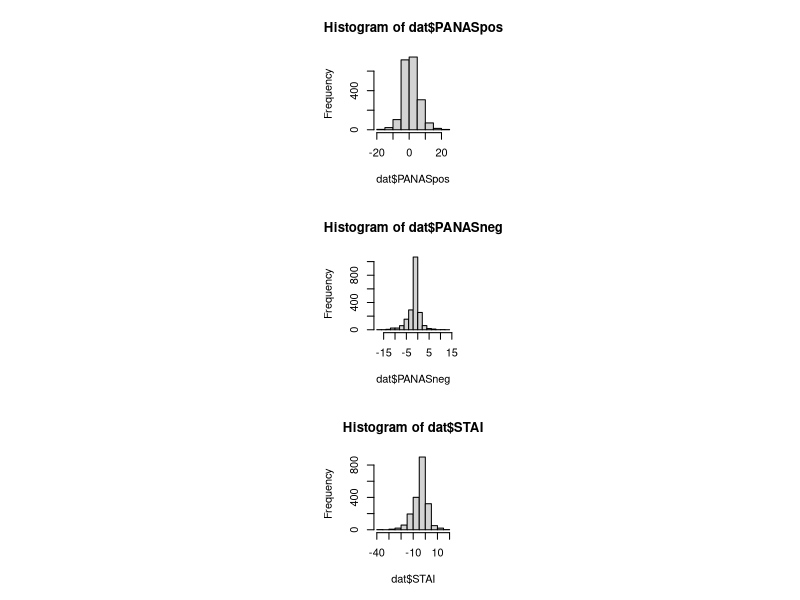
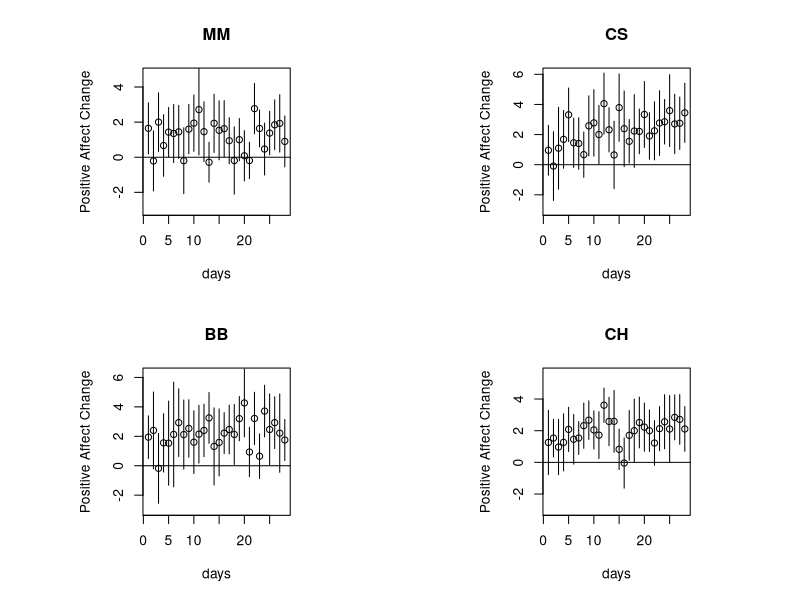

The R source for these figures, in order:
## ---- chunk 1
knitr::opts_chunk$set(echo = TRUE)
## ---- chunk 2
dat<-read.csv("BWPilot_CombinedData_20210803_fordryad_addvars_cleaned_noround2_v3.csv",sep=";",na.strings=".")
## ---- chunk 3
colnames(dat)

dat<-dat[,1:9]
## ---- chunk 4
colnames(dat)<-c("subj","days","exercise","PrePANASPos","PrePANASNeg","PostPANASPos","PostPANASNeg","PreSTAI","PostSTAI")
## ---- chunk 5
dat<-subset(dat,days>0 & days<29)
## ---- chunk 6
length(unique(dat$subj))
## ---- chunk 7
dat$exercise<-factor(dat$exercise)
## ---- chunk 8
dat$exercise<-factor(dat$exercise,
                     levels=c("Mindful Meditation",
                              "Box Breathing",
                              "Slow Breathing",
                              "Super Oxygenation"))

dat$cond<-ifelse(dat$exercise=="Mindful Meditation",
                 "MM",
       ifelse(dat$exercise=="Box Breathing",
              "BB",
              ifelse(dat$exercise=="Slow Breathing",
                     "CS",
                     ifelse(dat$exercise=="Super Oxygenation",
                            "CH",NA))))
## ---- chunk 9
dat$cond<-factor(dat$cond,levels=c("MM","CS","BB","CH"))
contrasts(dat$cond)
## ---- chunk 10
## create dependent variables:
dat$PANASpos<-dat$PostPANASPos-dat$PrePANASPos
dat$PANASneg<-dat$PostPANASNeg-dat$PrePANASNeg
dat$STAI <- dat$PostSTAI-dat$PreSTAI
## ---- chunk 11
op<-par(mfrow=c(3,1),pty="s")
hist(dat$PANASpos)
hist(dat$PANASneg)
hist(dat$STAI)
## ---- chunk 12
xtabs(~subj+cond,dat)
## ---- chunk 13
xtabs(~subj+days,dat)
## ---- chunk 14
library(lme4)
m<-lmer(PANASpos~cond*days + (1|subj),data = dat)
summary(m)          
## ---- chunk 15
op<-par(mfrow=c(2,2),pty="s")

conditions<-levels(dat$cond)

for(j in 1:length(conditions)){
dat_agg<-with(subset(dat,cond==conditions[j]),
              tapply(PANASpos,days,mean,na.rm=TRUE))

dat_agg_SD<-with(subset(dat,cond==conditions[j]),
                 tapply(PANASpos,days,sd,na.rm=TRUE))

lengths<-rep(NA,28)
for(i in 1:28){
lengths[i]<-dim(subset(dat,cond==conditions[j] & days == i))
}

SE<-dat_agg_SD/sqrt(lengths)

datframe<-data.frame(y=dat_agg,
                     x=1:28,
                     lower=dat_agg-2*SE,
                     upper=dat_agg+2*SE)

plot(datframe$x,datframe$y,ylim=c(-3,max(datframe$y)+2),
     xlab="days",
     ylab="Positive Affect Change",
     main=conditions[j])
with(datframe,
arrows(x0=x,y0=lower,x1=x,y1=upper,angle=90,
       length=0)
)
abline(h=0)
Sys.sleep(2)
}
## ---- chunk 16
## design analysis
## sample sizes in each group:
nMM<-length(unique(subset(dat,cond=="MM")$subj))
nCS<-length(unique(subset(dat,cond=="CS")$subj))

## effect size:
d<-2.751
## confidence intervals:
upper<-4.887
lower<-0.615
## figure out SE:
SE<-(upper-lower)/4
## ---- chunk 17
## assume identical SEs in each group and compute std dev from it:
stddev<-sqrt(SE^2*nMM + SE^2*nCS)
## ---- chunk 18
## carry out power test using reported mean effect:
power.t.test(d=d,sd=stddev,type="two.sample",alternative="two.sided",
             power=0.80,
             strict=TRUE)
## carry out power test using lower bound of reported mean effect:
power.t.test(d=lower,sd=stddev,type="two.sample",alternative="two.sided",
             power=0.80,
             strict=TRUE)
## carry out power test using upper bound of reported mean effect:
power.t.test(d=upper,sd=stddev,type="two.sample",alternative="two.sided",
             power=0.80,
             strict=TRUE)

